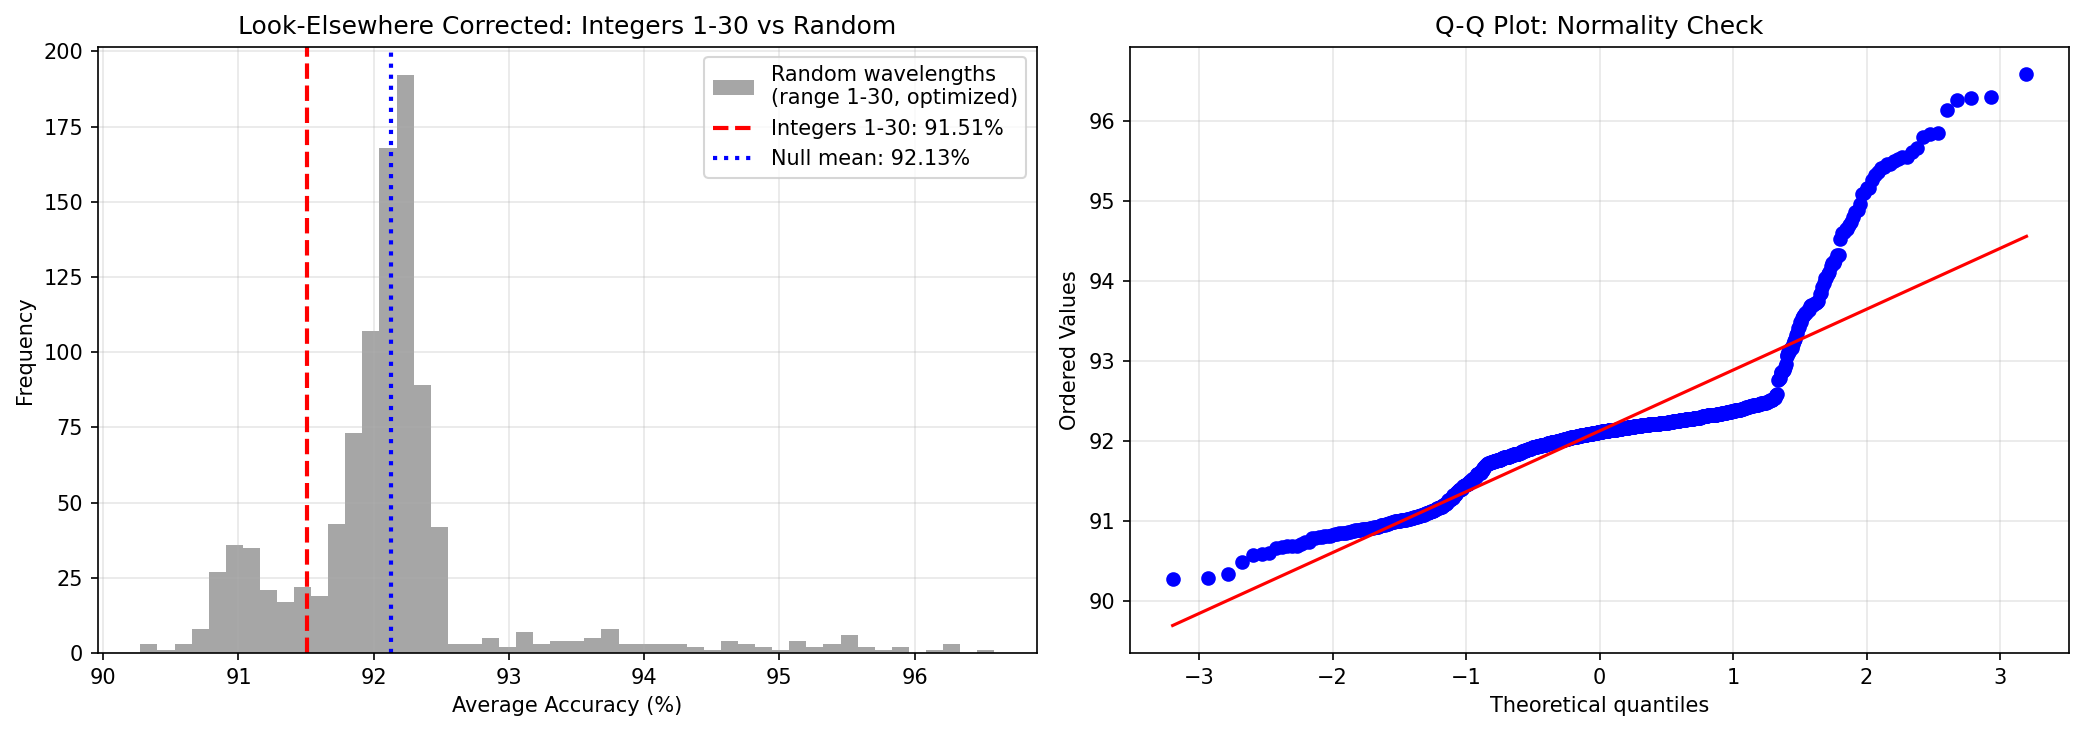

Write the Python code that produced this figure.
#!/usr/bin/env python3
"""
LOOK-ELSEWHERE CORRECTED TEST - FINAL CORRECT VERSION

Uses INTEGERS 1-30 (the wavelength set that actually works!)

Previous versions used primes 2-113 + evens 2-60, which is too high a range.
We discovered that range 1-30 is critical for high accuracy.

This version:
- Wavelengths: integers 1-30 (proven to work)
- Bounds: L [2500,3500], s [0.25,0.45] (high-performance region)
- Fair comparison: random vs integers, both optimized in same region
"""

import numpy as np
from scipy.signal import find_peaks
from scipy.optimize import differential_evolution
import multiprocessing as mp
from functools import partial
import json
import argparse
from datetime import datetime
import matplotlib.pyplot as plt
from scipy import stats

class ResonanceChamber:
    def __init__(self, chamber_size, num_points=12000):
        self.chamber_size = chamber_size
        self.num_points = num_points
        self.x = np.linspace(0, chamber_size, num_points)
    
    def generate_wave(self, wavelength):
        k = 2 * np.pi / wavelength
        return np.sin(k * self.x)
    
    def compute_interference(self, wavelengths):
        total_field = np.zeros(len(self.x))
        for wl in wavelengths:
            if wl > 0:
                total_field += self.generate_wave(wl)
        return total_field
    
    def extract_ratios(self, field):
        peaks, _ = find_peaks(np.abs(field), prominence=0.5)
        if len(peaks) < 2:
            return []
        
        peak_positions = self.x[peaks]
        ratios = []
        sample_size = min(150, len(peak_positions))
        sampled_peaks = peak_positions[::max(1, len(peak_positions)//sample_size)]
        
        for i in range(len(sampled_peaks)):
            for j in range(i+1, min(i+20, len(sampled_peaks))):
                ratio = sampled_peaks[j] / sampled_peaks[i]
                if 1.01 < ratio < 3000:
                    ratios.append(ratio)
        return ratios
    
    def find_best_match(self, ratios, target):
        if not ratios:
            return None, float('inf')
        differences = [abs(r - target) for r in ratios]
        min_diff = min(differences)
        best_ratio = ratios[differences.index(min_diff)]
        return best_ratio, min_diff

CONSTANTS = {
    'fine_structure': 137.035999084,
    'phi': 1.618033988749895,
    'pi': 3.141592653589793,
    'e': 2.718281828459045,
    'proton_electron_mass': 1836.15267343,
    'weak_mixing_angle': 28.74,
    'muon_electron_mass': 206.7682830,
    'sqrt_2': 1.414213562373095,
    'sqrt_3': 1.732050807568877,
    'sqrt_5': 2.236067977499790,
}

def test_configuration(L, s, wavelengths_base):
    wavelengths = [w * s for w in wavelengths_base]
    chamber = ResonanceChamber(L)
    field = chamber.compute_interference(wavelengths)
    ratios = chamber.extract_ratios(field)
    
    if not ratios:
        return 0.0, 0, 0
    
    accuracies = []
    for target in CONSTANTS.values():
        match, error = chamber.find_best_match(ratios, target)
        if match is not None:
            acc = 100 * (1 - error / target)
            accuracies.append(acc)
        else:
            accuracies.append(0.0)
    
    avg_acc = np.mean(accuracies)
    above_99 = sum(1 for a in accuracies if a >= 99.0)
    above_999 = sum(1 for a in accuracies if a >= 99.9)
    
    return avg_acc, above_99, above_999

def test_configuration_error(L, s, wavelengths_base):
    avg_acc, _, _ = test_configuration(L, s, wavelengths_base)
    return -avg_acc

def optimize_configuration(wavelengths_base, trial_id=None):
    def objective(params):
        L, s = params
        return test_configuration_error(L, s, wavelengths_base)
    
    bounds = [(2500, 3500), (0.25, 0.45)]
    
    if trial_id is not None and trial_id % 50 == 0:
        print(f"    Trial {trial_id}")
    
    seed = trial_id if trial_id is not None else None
    
    result = differential_evolution(
        objective,
        bounds,
        maxiter=40,
        seed=seed,
        workers=1,
        updating='deferred',
        polish=False
    )
    
    L_opt, s_opt = result.x
    avg_acc, above_99, above_999 = test_configuration(L_opt, s_opt, wavelengths_base)
    
    return {
        'trial_id': trial_id,
        'optimal_L': L_opt,
        'optimal_s': s_opt,
        'avg_accuracy': avg_acc,
        'above_99': above_99,
        'above_999': above_999
    }

def run_null_trial(trial_id):
    # Generate random wavelengths in range 1-30 (matching our optimal range)
    np.random.seed(trial_id)
    random_wavelengths = np.random.uniform(1, 30, 30).tolist()
    
    result = optimize_configuration(random_wavelengths, trial_id=trial_id)
    return result['avg_accuracy']

def main():
    parser = argparse.ArgumentParser(
        description='Look-elsewhere test with CORRECT wavelengths (integers 1-30)'
    )
    parser.add_argument('--trials', type=int, default=100)
    parser.add_argument('--workers', type=int, default=4)
    parser.add_argument('--output', type=str, 
                       default='./look_elsewhere_FINAL_CORRECT.json')
    
    args = parser.parse_args()
    
    print("="*80)
    print("LOOK-ELSEWHERE CORRECTED TEST - INTEGERS 1-30")
    print("="*80)
    print(f"Timestamp: {datetime.now().strftime('%Y-%m-%d %H:%M:%S')}")
    print(f"Trials: {args.trials}")
    print(f"Workers: {args.workers}")
    print()
    print("Wavelengths: INTEGERS 1-30 (optimal range)")
    print("Bounds: L [2500,3500], s [0.25,0.45]")
    print()
    
    # CORRECT wavelengths: integers 1-30
    integers_1_30 = list(range(1, 31))
    
    print("Testing integers 1-30...")
    integer_result = optimize_configuration(integers_1_30, trial_id=0)
    
    print(f"\nIntegers 1-30 result:")
    print(f"  L: {integer_result['optimal_L']:.2f}")
    print(f"  s: {integer_result['optimal_s']:.3f}")
    print(f"  Avg accuracy: {integer_result['avg_accuracy']:.4f}%")
    print(f"  Constants ≥99%: {integer_result['above_99']}/10")
    print(f"  Constants ≥99.9%: {integer_result['above_999']}/10")
    
    # Run null distribution
    print(f"\nRunning {args.trials} null trials with random wavelengths (range 1-30)...")
    
    with mp.Pool(args.workers) as pool:
        null_accuracies = pool.map(run_null_trial, range(1, args.trials + 1))
    
    # Statistics
    null_mean = np.mean(null_accuracies)
    null_std = np.std(null_accuracies, ddof=1)
    null_max = np.max(null_accuracies)
    
    z_score = (integer_result['avg_accuracy'] - null_mean) / null_std
    p_value = 1 - stats.norm.cdf(z_score)
    
    better_than_us = sum(1 for acc in null_accuracies 
                        if acc >= integer_result['avg_accuracy'])
    
    print("\n" + "="*80)
    print("RESULTS")
    print("="*80)
    print(f"Integers 1-30: {integer_result['avg_accuracy']:.4f}%")
    print(f"Null mean: {null_mean:.4f}%")
    print(f"Null std: {null_std:.4f}%")
    print(f"Null max: {null_max:.4f}%")
    print(f"\nZ-score: {z_score:.4f}σ")
    print(f"P-value: {p_value:.4e}")
    print(f"Trials better than integers: {better_than_us}/{args.trials}")
    print()
    
    if z_score > 0:
        print(f"✓ Integers 1-30 are {z_score:.2f}σ ABOVE null mean")
        if z_score > 3:
            print("  → Highly significant (>3σ)")
        elif z_score > 2:
            print("  → Significant (>2σ)")
        elif z_score > 1:
            print("  → Marginally significant (>1σ)")
        else:
            print("  → Weak evidence (>0σ)")
    else:
        print(f"✗ Integers 1-30 are {abs(z_score):.2f}σ BELOW null mean")
    
    # Save
    output_data = {
        'metadata': {
            'timestamp': datetime.now().isoformat(),
            'n_trials': args.trials,
            'n_workers': args.workers,
            'wavelengths': 'integers 1-30',
            'bounds': {'L': [2500, 3500], 's': [0.25, 0.45]}
        },
        'integer_result': integer_result,
        'null_distribution': {
            'mean': null_mean,
            'std': null_std,
            'max': null_max,
            'accuracies': null_accuracies
        },
        'statistics': {
            'z_score': z_score,
            'p_value': p_value,
            'better_than_us': better_than_us
        }
    }
    
    with open(args.output, 'w') as f:
        json.dump(output_data, f, indent=2)
    
    print(f"\nResults saved to: {args.output}")
    
    # Plot
    fig, (ax1, ax2) = plt.subplots(1, 2, figsize=(14, 5))
    
    ax1.hist(null_accuracies, bins=50, color='gray', alpha=0.7, 
             label='Random wavelengths\n(range 1-30, optimized)')
    ax1.axvline(integer_result['avg_accuracy'], color='red', 
                linestyle='--', linewidth=2,
                label=f"Integers 1-30: {integer_result['avg_accuracy']:.2f}%")
    ax1.axvline(null_mean, color='blue', linestyle=':', linewidth=2,
                label=f"Null mean: {null_mean:.2f}%")
    ax1.set_xlabel('Average Accuracy (%)')
    ax1.set_ylabel('Frequency')
    ax1.set_title('Look-Elsewhere Corrected: Integers 1-30 vs Random')
    ax1.legend()
    ax1.grid(True, alpha=0.3)
    
    stats.probplot(null_accuracies, dist="norm", plot=ax2)
    ax2.set_title('Q-Q Plot: Normality Check')
    ax2.grid(True, alpha=0.3)
    
    plt.tight_layout()
    plot_file = args.output.replace('.json', '.png')
    plt.savefig(plot_file, dpi=150, bbox_inches='tight')
    print(f"Plot saved to: {plot_file}")
    
    print("\n" + "="*80)

if __name__ == "__main__":
    main()
